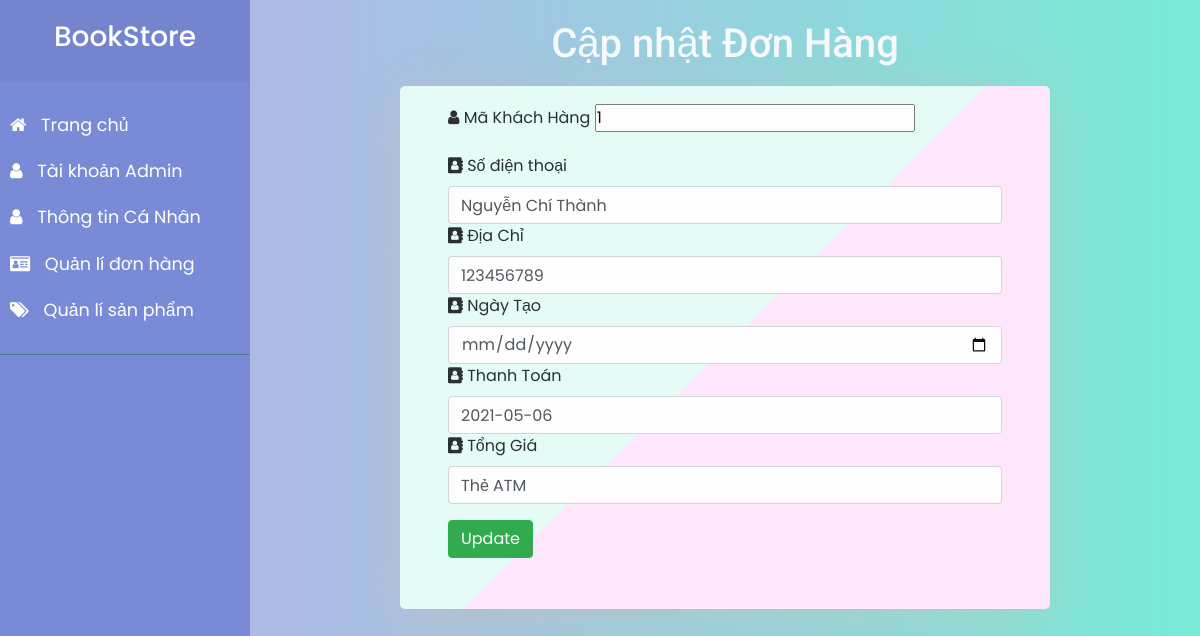
/Frontend/Admin/updateOrder.php?id=41, run on the app's committed database.
### tables this page shows
CREATE TABLE `donhang` (
  `MaDH` int(255) NOT NULL,
  `MaKH` int(11) NOT NULL,
  `TenNguoiNhan` text NOT NULL,
  `PhoneNguoiNhan` int(11) NOT NULL,
  `DiaChiNguoiNhan` text NOT NULL,
  `ThoiGianTao` date NOT NULL,
  `PhuongThucThanhToan` text NOT NULL,
  `TongGiaTriDonHang` float NOT NULL
);

### Frontend/Admin/updateOrder.php (the view, shortened to what this page needs)
<!DOCTYPE html>
<html lang="en">
  <head>
    <link
      rel="stylesheet"
      href="https://cdnjs.cloudflare.com/ajax/libs/font-awesome/4.7.0/css/font-awesome.min.css"
    />
    <link rel="stylesheet" href="https://cdn.jsdelivr.net/npm/bootstrap@4.5.3/dist/css/bootstrap.min.css">
    <link rel="stylesheet" href="css/jquery-ui.min.css" />
    <link rel="stylesheet" href="css/modal.css" />
    <link rel="stylesheet" href="css/style4.css" />
    <link rel="stylesheet" type="text/css" href="css/main.css" />
  </head>
  <body>
    <div class="wrapper">
      <?php
        include("sidebar.php");
      ?>
      <div id="content">
        <h1 class="text-center text-title-Don text-light">Cập nhật Đơn Hàng</h1>
        <?php
            $idPro = $_GET["id"];
            include("connect.php");
            $lenh = "select * from donhang where MaDH = $idPro";
            $kq = mysqli_query($conn,$lenh);
                while($row = mysqli_fetch_row($kq)) {
                    echo"
                    <form style='width:650px' class='px-5 ' role='form' method='POST' enctype='multipart/form-data' action='processOrder.php?id=$idPro'>
                    <div class='form-group'>
                         <label for='maKH'><i class='fa fa-user'></i> Mã Khách Hàng</label>
                          <input
                             type='number'
                             name='MaKH'
                             id='maKH'
                             value = '$row[1]'/>
                     </div>
                     <div class='form-group'>
                     <label for='PhoneNguoiNhan'><i class='fa fa-address-book'></i> Số điện thoại</label>
                      <input
                         type='text'
                         name='PhoneNguoiNhan'
                         id='PhoneNguoiNhan'
                         class='form-control input-sm'
                         value = '$row[2]'
                     </div>
                     <div class='form-group'>
                     <label for='DiaChiNguoiNhan'><i class='fa fa-address-book'></i> Địa Chỉ </label>
                      <input
                         type='text'
                          name='DiaChiNguoiNhan'
                          id='DiaChiNguoiNhan'
                          class='form-control input-sm'
                          value = '$row[3]'
                     </div>
                     <label for='ThoiGianTao'><i class='fa fa-address-book'></i> Ngày Tạo </label>
                     <input
                        type='date'
                         name='ThoiGianTao'
                         id='ThoiGianTao'
                         class='form-control input-sm'
                         value = '$row[4]'
                    </div>
                    <label for='PhuongThucThanhToan'><i class='fa fa-address-book'></i> Thanh Toán </label>
                    <input
                       type='text'
                        name='PhuongThucThanhToan'
                        id='PhuongThucThanhToan'
                        class='form-control input-sm'
                        value = '$row[5]'
                   </div>
                   <label for='TongGiaTriDonHang'><i class='fa fa-address-book'></i> Tổng Giá </label>
                   <input
                      type='text'
                       name='TongGiaTriDonHang'
                       id='TongGiaTriDonHang'
                       class='form-control input-sm'
                       placeholder='Tên Tác giả'
                       value = '$row[6]'
                  </div>
                  <button  type='submit' id='btnUpdate' type='button' name='update' onClick='editPro($row[1])' class='btn btn-success my-3'>
                    Update
                  </button>
                ";
                };
            ?>
        </div>
    </div>
  </body>
</html>

### Frontend/Admin/css/modal.css (style rules this page uses)
* { padding: 0; margin: 0; box-sizing: border-box; }
body { background-image: linear-gradient(-225deg, #e3fdf5 0%, #ffe6fa 100%); background-image: linear-gradient(to top, #a8edea 0%, #fed6e3 100%); background-attachment: fixed; background-repeat: no-repeat; font-family: "Vibur", cursive; font-family: "Abel", sans-serif; opacity: 0.95; }
form { width: 650px; height: auto; border-radius: 5px; margin: 2% auto; box-shadow: 0 9px 50px hsla(20, 67%, 75%, 0.31); padding: 2%; background-image: linear-gradient(-225deg, #e3fdf5 50%, #ffe6fa 50%); }

### Frontend/Admin/css/style4.css (style rules this page uses)
body { font-family: "Poppins", sans-serif; background: #fafafa; }
i, span { display: inline-block; }
.wrapper { display: flex; align-items: stretch; }
#content { padding: 20px; min-height: 100vh; transition: all 0.3s; }

### Frontend/Admin/css/main.css (style rules this page uses)
.text-title-Don { font-family: "Roboto", sans-serif; }
#content { width: 100%; background: #74ebd5; background: -webkit-linear-gradient( to right, #acb6e5, #74ebd5 ); background: linear-gradient( to right, #acb6e5, #74ebd5 ); }

### data on the page
donhang: MaKH "1", PhoneNguoiNhan "Nguyễn Chí Thành", DiaChiNguoiNhan "123456789", PhuongThucThanhToan "2021-05-06", TongGiaTriDonHang "Thẻ ATM"
